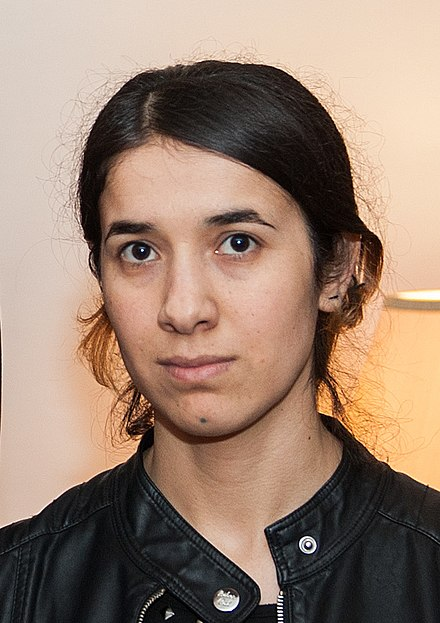
#> input picture DATA/Nadia_Murad.jpg, 440 x 623 px
$ python haar_cascade_image.py
#> lines starting #> are read from the running program, lines starting #| are printed output that depends on the picture; after the words box and inside, x2 and y2 are one past the last pixel; in counts of white or black regions, pixels touching at a corner belong together
import cv2
import numpy as np

face_cascade = cv2.CascadeClassifier(cv2.data.haarcascades + 'haarcascade_frontalface_default.xml')
eye_cascade = cv2.CascadeClassifier(cv2.data.haarcascades + 'haarcascade_eye.xml')

img = cv2.imread("../DATA/Nadia_Murad.jpg")
#> img is the input picture: shape (623, 440, 3); mean B, G, R 112.7, 129.2, 153.8
gray = cv2.cvtColor(img, cv2.COLOR_BGR2GRAY)
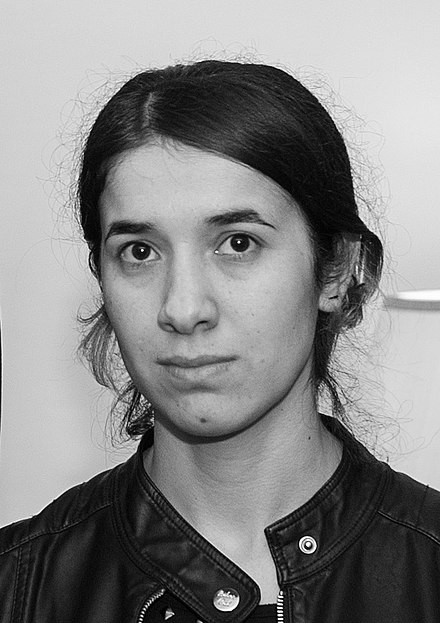
#> gray: shape (623, 440); min 0, max 255, mean 134.7

faces = face_cascade.detectMultiScale(gray, 1.3, 5)
#> faces = [[56, 143, 272, 272]]

for (x, y, w, h) in faces:
  cv2.rectangle(img, (x,y), (x+w, y+h), (255, 0, 0), 2)

  roi_gray = gray[y:y+h, x:x+w]
  roi_color = img[y:y+h, x:x+w]

  eyes = eye_cascade.detectMultiScale(roi_color, 1.8)

  for (ex, ey, ew, eh) in eyes:
    cv2.rectangle(roi_color, (ex, ey), (ew+ex,ey+eh), (0, 255, 0), 2)
#> this loop made 1 pass
#> (x, y, w, h, eyes) on pass 1: (56, 143, 272, 272, [[149, 69, 65, 65], [49, 76, 65, 65]])
#> pass 1, `roi_gray = gray[y:y+h, x:x+w]`:
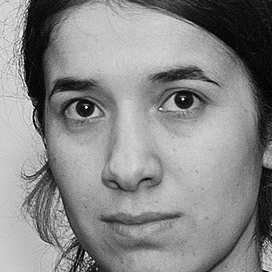
#> roi_gray: shape (272, 272); min 1, max 251, mean 136.5
#> pass 1, `roi_color = img[y:y+h, x:x+w]`:
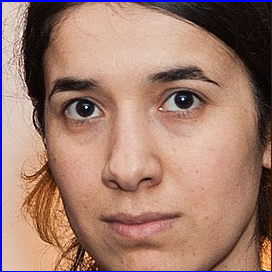
#> roi_color: shape (272, 272, 3); mean B, G, R 111.5, 124.9, 161.9
#> after the loop:
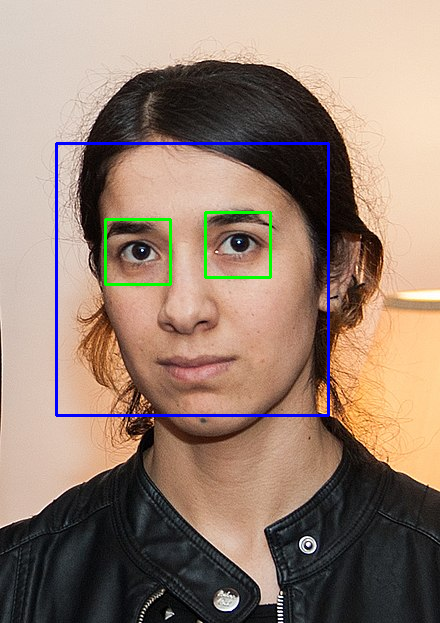
#> img: shape (623, 440, 3); 1.76% of pixels changed, all inside (x1, y1, x2, y2) = (55, 142, 330, 417)
#> after the loop:
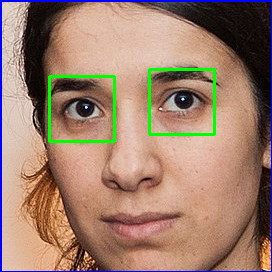
#> roi_color: shape (272, 272, 3); 2.1% of pixels changed, all inside (x1, y1, x2, y2) = (48, 68, 216, 143)

cv2.imshow('Eye Detection', img)
cv2.waitKey(0)
cv2.destroyAllWindows()

$ run again, with DATA/Denis_Mukwege.jpg copied over DATA/Nadia_Murad.jpg
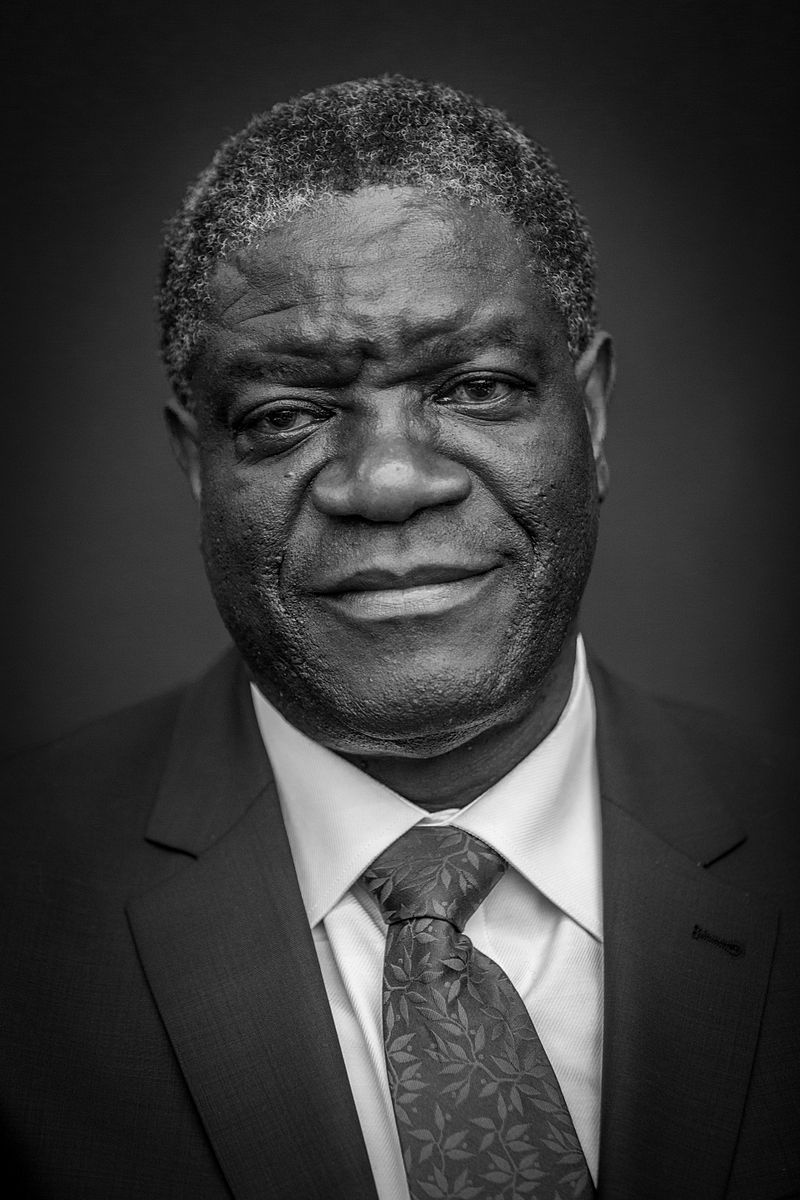
#> input picture DATA/Denis_Mukwege.jpg, 800 x 1200 px
#> img is the input picture: shape (1200, 800, 3); min 0, max 255, mean 58.8
#> faces = [[124, 179, 532, 532]]
#> the loop `for (x, y, w, h) in faces:` made 1 pass
#> pass 1, `roi_gray = gray[y:y+h, x:x+w]`:
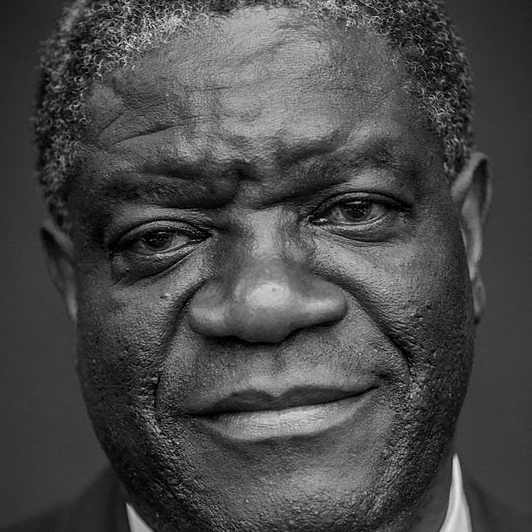
#> roi_gray: shape (532, 532); min 0, max 255, mean 73
#> after the loop `for (x, y, w, h) in faces:`:
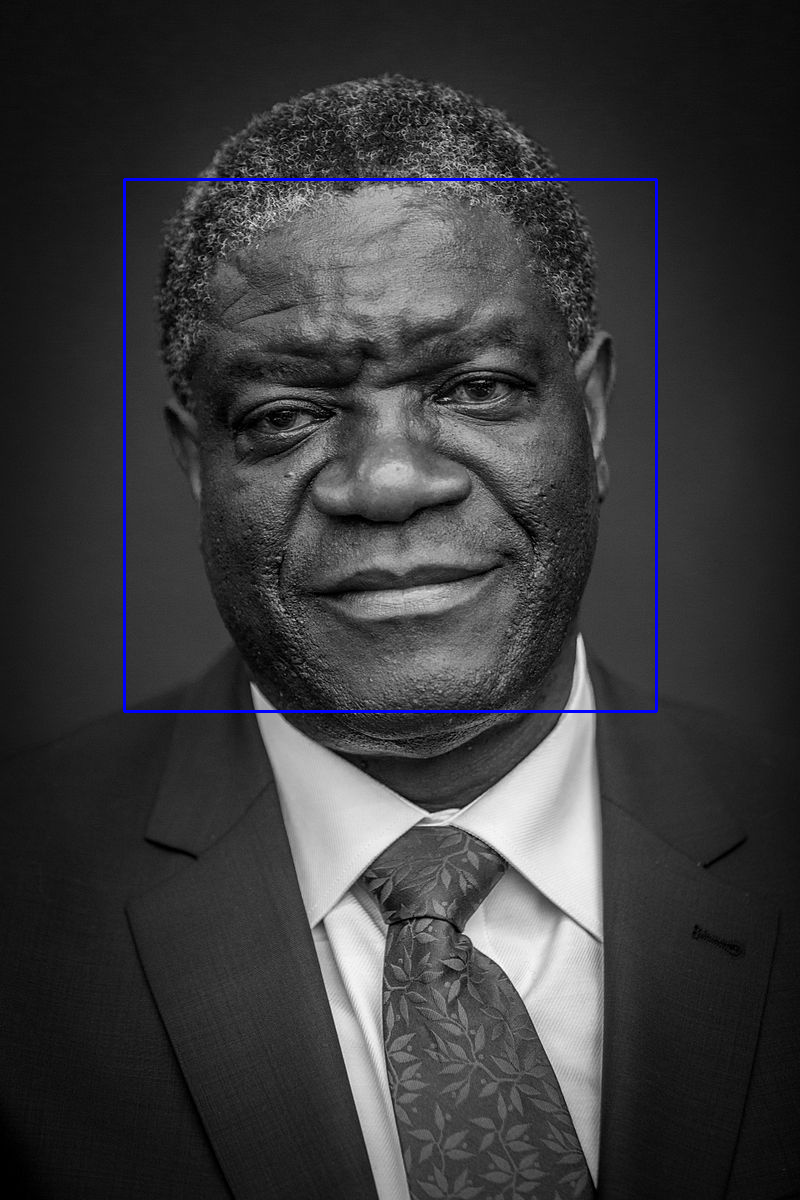
#> img: shape (1200, 800, 3); 0.66% of pixels changed, all inside (x1, y1, x2, y2) = (123, 178, 658, 713)
